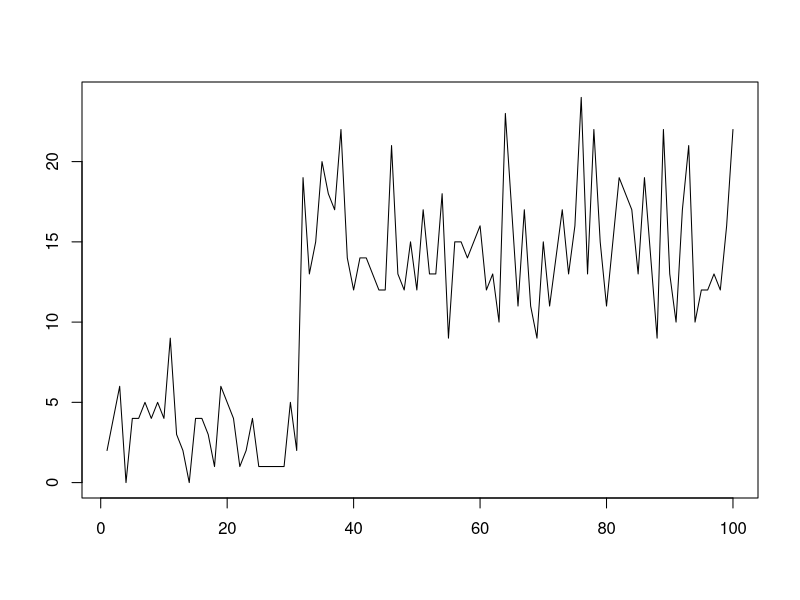
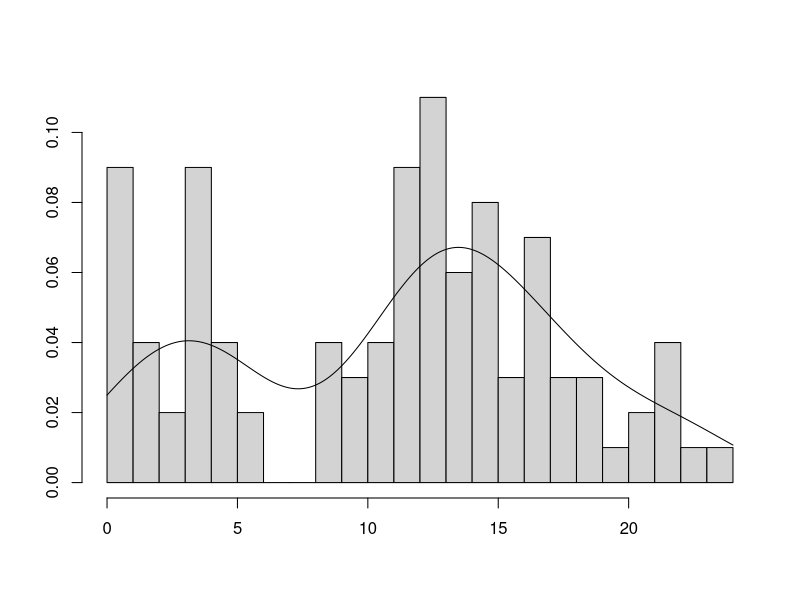

Write the R code that produced these figures, in order.
## ---- chunk 1
options(digits = 3)

PlotTsAndDensity <- function (x) {
  #par(mfrow = c(1, 2))
  plot.ts(x, xlab = NULL, ylab = NULL)
  hist(x, breaks=30, freq = F, main=NULL, xlab = NULL, ylab = NULL)
  lines(density(x, na.rm = T, from = 0, to = max(x, na.rm = T)))
}
## ---- chunk 2
lambdas = c(3, 15)
deltas = c(0.3, 0.7)
cdf = cumsum(deltas)
unifvec = runif(100)
d1 = rpois(sum(unifvec < cdf[1]),lambdas[1])
d2 = rpois(sum(unifvec >= cdf[1]),lambdas[2])
x = c(d1,d2) 
## ---- chunk 3
PlotTsAndDensity(x)
## ---- chunk 4
logit <- function(delta2) log(delta2/(1-delta2))

eta = log(lambdas)
tau = logit(deltas[2])
## ---- chunk 5
invlogit <- function(tau) exp(tau)/(1+exp(tau))

lambdas = exp(eta)
delta2 = invlogit(tau)
delta1 = 1 - delta2
## ---- chunk 6
f <- function(theta,data) {
  eta <- theta[1:2]
  tau <- theta[3]
  lambdas = exp(eta) 
  delta2 = invlogit(tau)
  delta1 = 1-delta2

  L = delta1*dpois(data,lambdas[1]) + delta2*dpois(data,lambdas[2])
  -sum(log(L))
}

#use the 25% and 75%  quantiles of the data as a guess for lambdas
quantiles <- quantile(x)
lambdaGuess = c(quantiles[2],quantiles[4]) 

deltaGuess = 0.1

# Optimize using nlm
theta <- c(log(lambdaGuess), logit(deltaGuess))
res = nlm(f, theta, data = x)

# Back transform results
lambda1Hat = exp(res$estimate[1])
lambda2Hat = exp(res$estimate[2])

delta2Hat = invlogit(res$estimate[3])
delta1Hat = 1-delta2Hat
## ---- chunk 7
PMat <- function(x) diag(dpois(x = x, lambda = lambdas))

PMat(1)
## ---- chunk 8
statdist <- function(gamma){
  m = dim(gamma)[1]
  matrix(1,1,m) %*% solve(diag(1,m) - gamma + matrix(1,m,m))
}
## ---- chunk 9
gamma = matrix(c(0.9,0.1,0.4,0.6), nrow = 2, byrow = TRUE)
